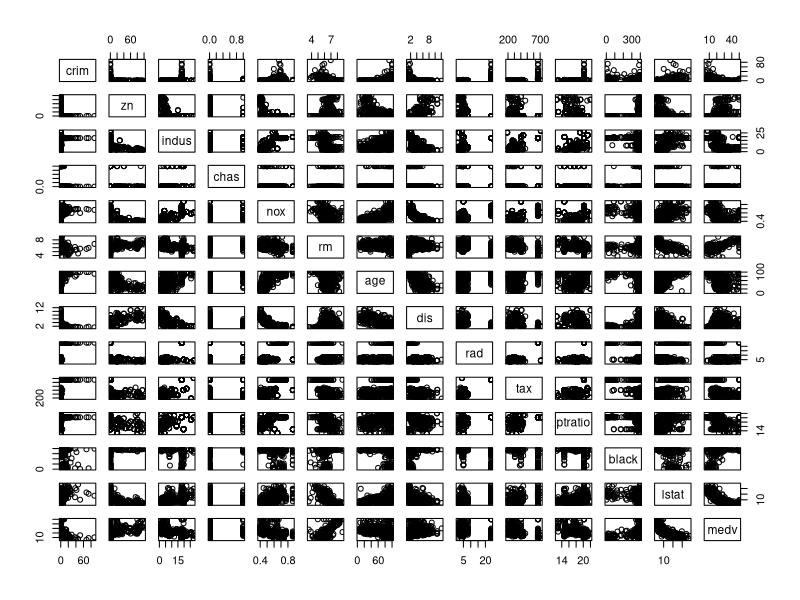
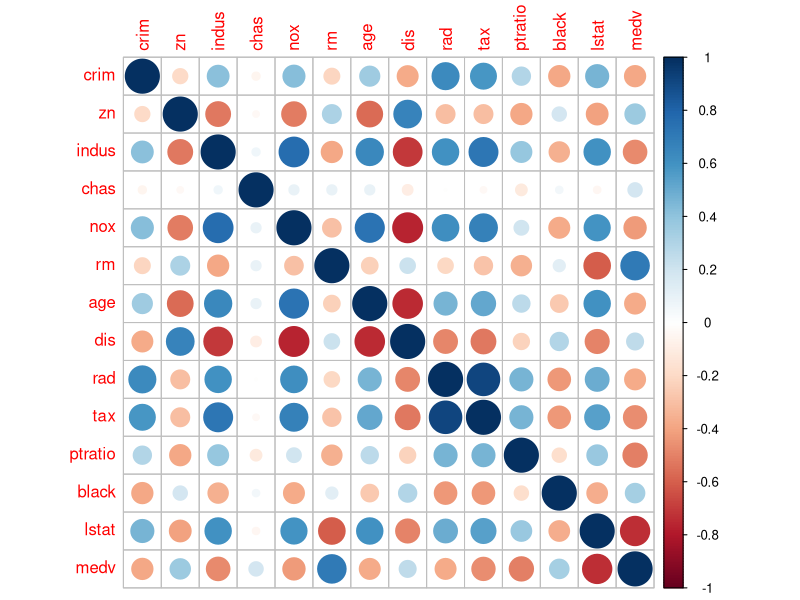
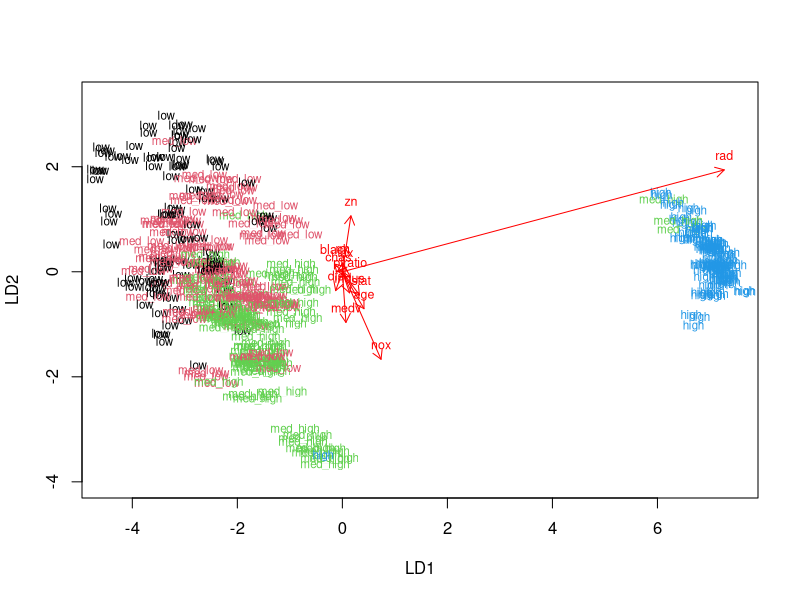
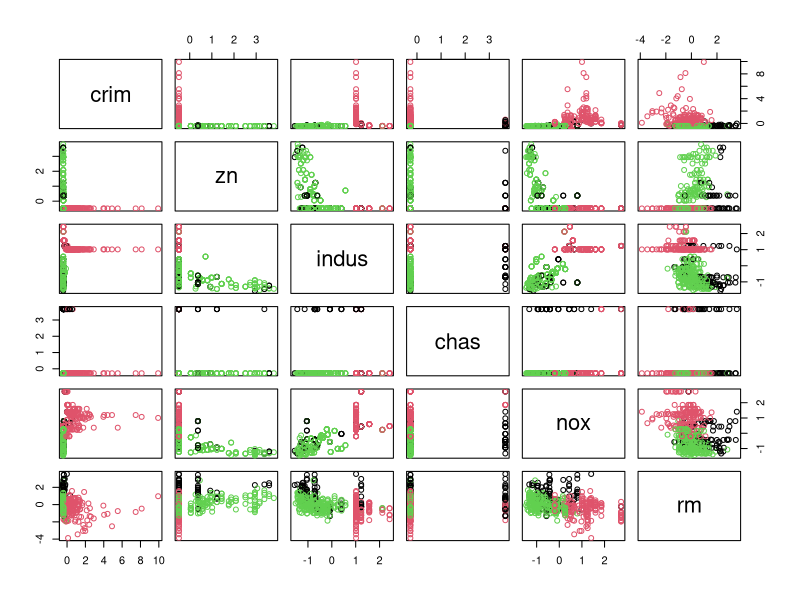
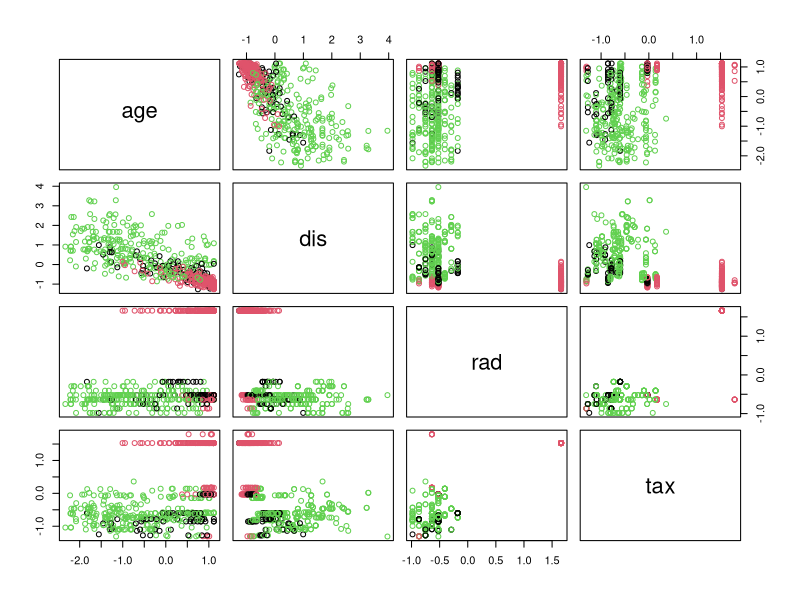
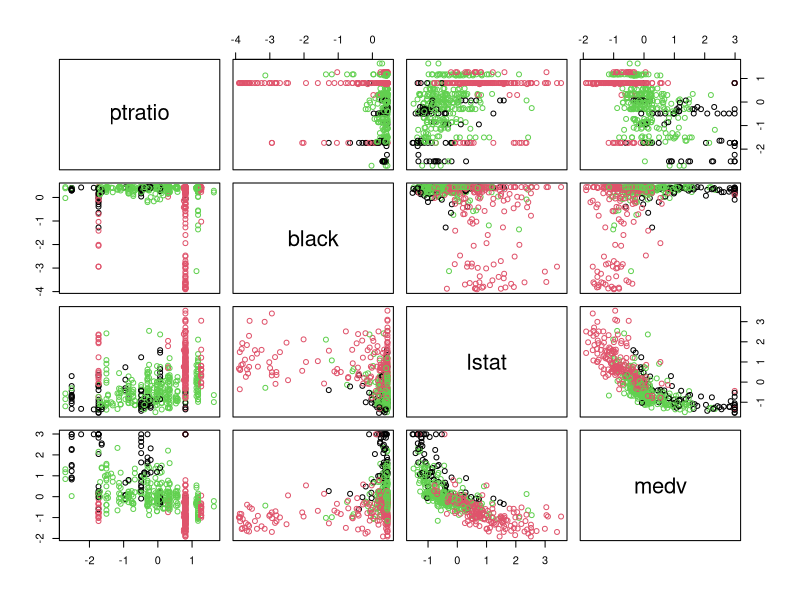
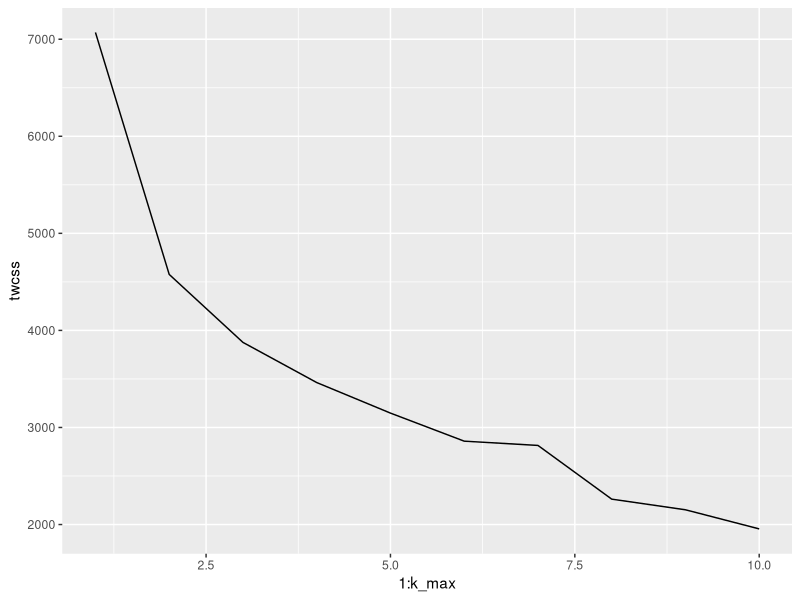
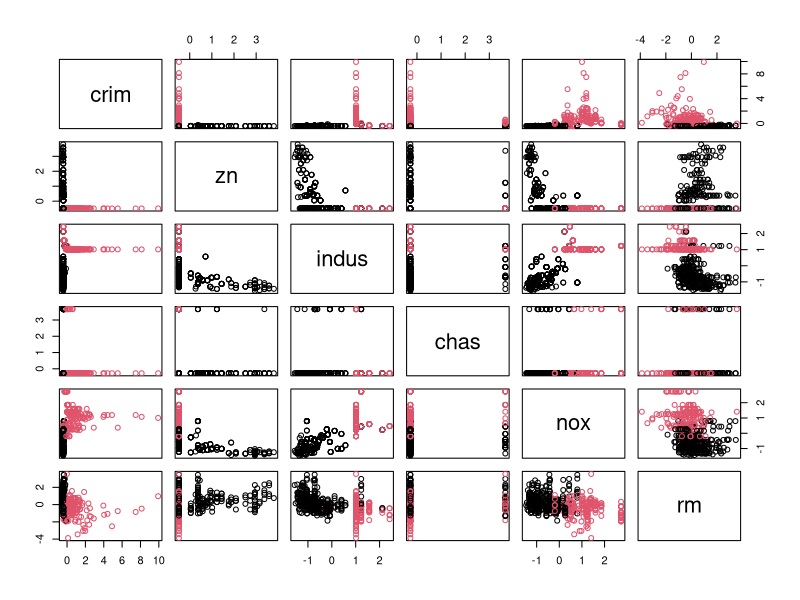

Here is the R script that generated these plots, in order:
## ---- chunk 1
library(MASS)

# accessing the Boston data
data("Boston")

#exploring the dimensions of the data
str(Boston)
summary(Boston)
## ---- chunk 2
pairs(Boston)
## ---- chunk 3
library(tidyr)
library(corrplot)

# calculate the correlation matrix and round it
cor_matrix <- cor(Boston) %>% round(2)
# print the correlation matrix
cor_matrix
# visualize the correlation matrix
corrplot(cor_matrix, method="circle")
## ---- chunk 4
library(dplyr)
# scaling the variables using the scale() function and simultaneously creating a data frame.
boston_scaled <- as.data.frame(scale(Boston))

# summary of the scaled variables
summary(boston_scaled)

# transforming the crime variable in boston_scaled to numeric
boston_scaled$crim <- as.numeric(boston_scaled$crim)

# create a quantile vector of crime 
bins <- quantile(boston_scaled$crim)

# create a categorical variable 'crime'
crime <- cut(boston_scaled$crim, breaks = bins, label = c("low", "med_low", "med_high", "high"), include.lowest = TRUE)

# remove original crim from the dataset
boston_scaled <- dplyr::select(boston_scaled, -crim)

# add the new categorical value to scaled data
boston_scaled <- data.frame(boston_scaled, crime)

n <- nrow(boston_scaled)

# choose randomly 80% of the rows
ind <- sample(n,  size = n * 0.8)

# creating a train set
train <- boston_scaled[ind,]

# creating a test set 
test <- boston_scaled[-ind,]

# save the correct classes from test data
correct_classes <- test$crime

# remove the crime variable from test data
test <- dplyr::select(test, -crime)

# linear discriminant analysis with crime as the target variable and all others as explanatory variables
lda.fit <- lda(crime ~ ., data = train)

# the function for lda biplot arrows
lda.arrows <- function(x, myscale = 1, arrow_heads = 0.1, color = "red", tex = 0.75, choices = c(1,2)){
  heads <- coef(x)
  arrows(x0 = 0, y0 = 0, 
         x1 = myscale * heads[,choices[1]], 
         y1 = myscale * heads[,choices[2]], col=color, length = arrow_heads)
  text(myscale * heads[,choices], labels = row.names(heads), 
       cex = tex, col=color, pos=3)
}

# target classes as numeric
classes <- as.numeric(train$crime)

# plot the lda results
plot(lda.fit, dimen = 2, col = classes, pch = "classes")
lda.arrows(lda.fit, myscale = 2)

## ---- chunk 5
# predict classes with test data
lda.pred <- predict(lda.fit, newdata = test)

# cross tabulate the results
table(correct = correct_classes, predicted = lda.pred$class)
## ---- chunk 6
library(MASS)
library(ggplot2)
library(GGally)
data("Boston")
boston_scaled <- as.data.frame(scale(Boston))

# euclidean distance matrix
dist_eu <- dist(boston_scaled)

# look at the summary of the distances
summary(dist_eu)

# k-means clustering
km <- kmeans(boston_scaled, centers = 3)

# plot the Boston dataset with clusters
pairs(boston_scaled[1:6], col = km$cluster)
pairs(boston_scaled[7:10], col = km$cluster)
pairs(boston_scaled[11:14], col = km$cluster)

## ---- chunk 7
set.seed(123)

# determining the number of clusters
k_max <- 10

# calculating the total within sum of squares
twcss <- sapply(1:k_max, function(k){kmeans(boston_scaled, k)$tot.withinss})

# visualizing the results
qplot(x = 1:k_max, y = twcss, geom = 'line')

## ---- chunk 8
library(MASS)
library(ggplot2)
library(GGally)
data("Boston")
boston_scaled <- as.data.frame(scale(Boston))

# k-means clustering
km <- kmeans(boston_scaled, centers = 2)

# plot the Boston dataset with clusters
pairs(boston_scaled[1:6], col = km$cluster)
pairs(boston_scaled[7:10], col = km$cluster)
pairs(boston_scaled[11:14], col = km$cluster)

